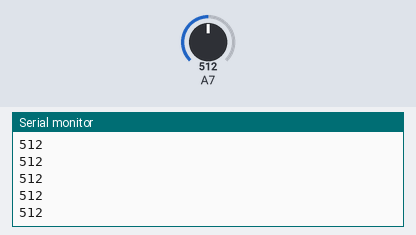
Simulated run of this sketch. Board: Arduino Mega 2560, built with avr-gcc and run on an emulated ATmega2560. Shown: the last lines printed to the serial monitor. The test bench sets the inputs (shaded band); at power-on: A7 = 512.

Above: at 4.2 s.
4.3 s: A7 set to 716
At 5.3 s:
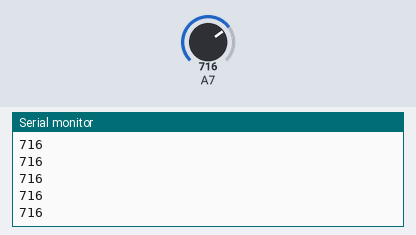
5.8 s: A7 set to 900
At 6.7 s:
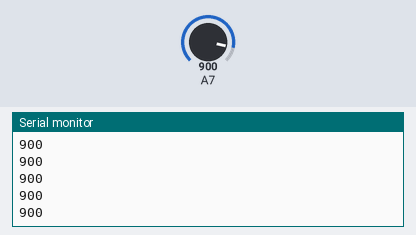
Timing chart, 0 to 8.8 s (numbered marks = the images above; inputs shaded):
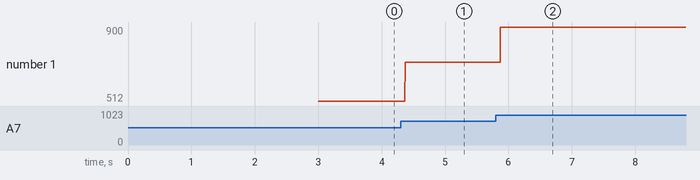

The sketch:

Sound_Sensor_Individual_Test.ino
```cpp
                                                                                                                                                                                                                                                                                                                                                                                                                                                                                                                                                                                                                                                                                                                                                                                                                                     #include <FastLED.h>

#define SOUND_ANALOG 23 //A0
#define LED_STRIP_1 2

#define THRESHHOLD 65
#define LED_WAIT 100

#define NUM_LEDS 10
#define BRIGHTNESS 200
#define LED_TYPE WS2812B
#define COLOR_ORDER GRB
CRGB leds[NUM_LEDS];

#define UPDATES_PER_SECOND 100

int hue = 1;
boolean isHueIncreasing = true;

int hasChangedCount = 0;
boolean hasChanged = false;

int rainbowNum = 1;

void setup() {
  delay(3000); // power-up safety delay
  Serial.begin(9600);
  FastLED.addLeds<LED_TYPE, LED_STRIP_1, COLOR_ORDER>(leds, NUM_LEDS);
  pinMode(SOUND_ANALOG, INPUT);
  FastLED.setBrightness(BRIGHTNESS);

}

void loop() {
  int sound = analogRead(SOUND_ANALOG);
  Serial.print(sound);
  Serial.print("\n");

//  if(sound >= 130 && sound <= 139){
//    Serial.print(sound);
//    Serial.print("\n");
//  }


}
```

Measured:
- after the input at 4.3 s, the serial monitor: prints a new line after 0.07 s (image 1)
- after the input at 5.8 s, the serial monitor: prints a new line after 0.07 s (image 2)
- plotted number 1: 512 → 716 after the input at 4.3 s, 716 → 900 after the input at 5.8 s
